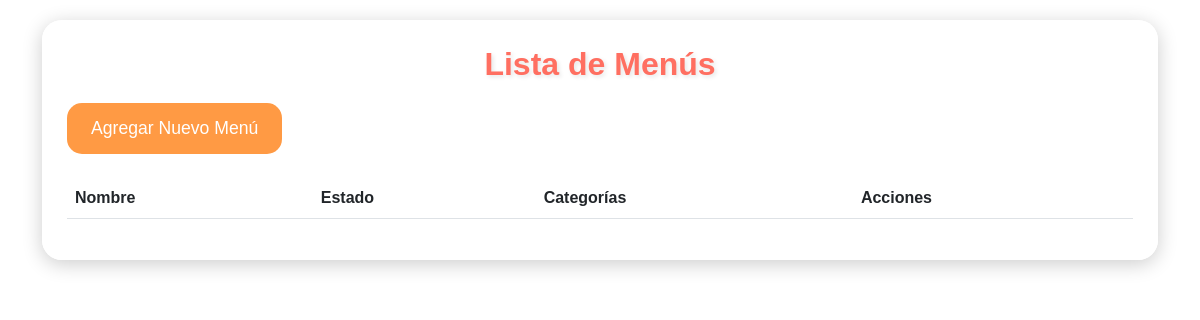
The page /lista_menus/ on the database as committed earlier.
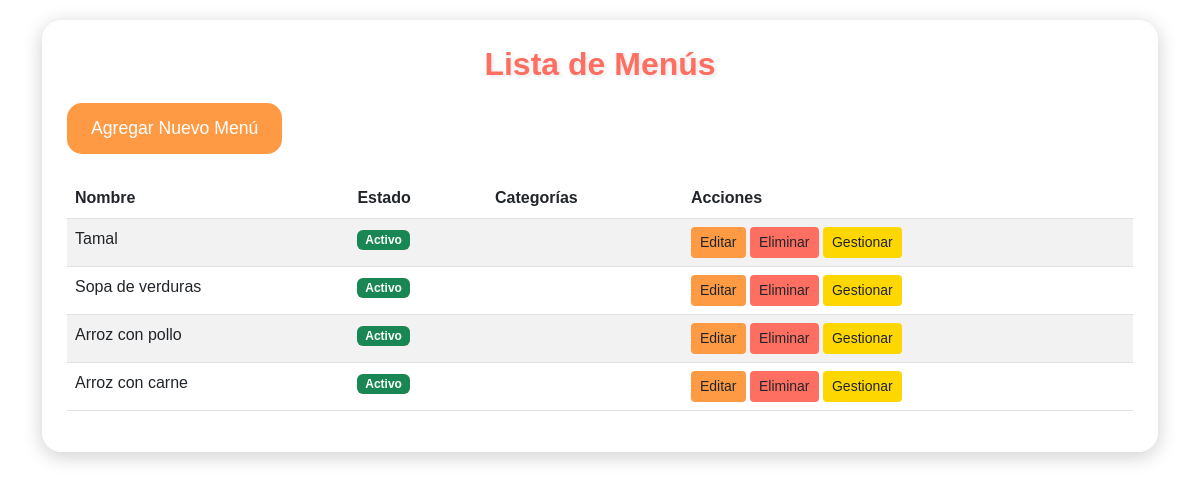
The same page on the database as committed later.
### menus/models.py (models this page shows, shortened)
class Menu(models.Model):
    nombre = models.CharField(max_length=50)
    estado = models.BooleanField()

### menus/views.py (the view)
# urls.py: path('lista_menus/', menus_views.lista_menus, name='lista_menus'),
def lista_menus(request):
    menus = Menu.objects.all()
    return render(request, 'lista_menus.html', {'menus': menus})

### templates/lista_menus.html (shortened to what this page needs)
<!DOCTYPE html>
<html lang="es">
<head>
    <link href="https://cdn.jsdelivr.net/npm/bootstrap@5.3.0/dist/css/bootstrap.min.css" rel="stylesheet">
</head>
<body>
    <div class="container">
        <div class="menu-container">
            <h2 class="text-center">Lista de Menús</h2>
            <a href="{% url 'agregar_menu' %}" class="btn btn-warning-custom btn-custom mb-4">Agregar Nuevo Menú</a>
            <table class="table table-striped">
                <thead>
                    <tr>
                        <th>Nombre</th>
                        <th>Estado</th>
                        <th>Categorías</th>
                        <th>Acciones</th>
                    </tr>
                </thead>
                <tbody>
                    {% for menu in menus %}
                    <tr>
                        <td>{{ menu.nombre }}</td>
                        <td>
                            {% if menu.estado %}
                                <span class="badge bg-success">Activo</span>
                            {% else %}
                                <span class="badge bg-danger">Inactivo</span>
                            {% endif %}
                        </td>
                        <td>
                        </td>
                        <td>
                            <a href="{% url 'editar_menu' menu.id %}" class="btn btn-warning-custom btn-sm">Editar</a>
                            <a href="{% url 'eliminar_menu' menu.id %}" class="btn btn-danger-custom btn-sm">Eliminar</a>
                            <a href="{% url 'gestionar_menu' menu.id %}" class="btn btn-success-custom btn-sm">Gestionar</a>
                        </td>
                    </tr>
                    {% endfor %}
                </tbody>
            </table>
        </div>
    </div>
</body>
</html>

### templates/lista_menus.html (style rules this page uses)
body { background: url('https://media.istockphoto.com/id/1428737062/es/foto/mesa-de-madera-vac%C3%ADa-con-luces-bokeh-en-el-fondo-del-restaurante-borroso.jpg?s=612x612&w=0&k=20&c=sTFWhiwI909D6ivJRm32tS1Frmh0be12blfXblTq7fw=') no-repeat center center fixed; background-size: cover; min-height: 100vh; padding: 20px; font-family: 'Arial', sans-serif; }
.menu-container { background: rgba(255, 255, 255, 0.9); padding: 25px; border-radius: 20px; box-shadow: 0 4px 20px rgba(0, 0, 0, 0.2); }
.menu-container h2 { color: #ff6f61; font-weight: bold; text-shadow: 2px 2px 4px rgba(0, 0, 0, 0.1); margin-bottom: 20px; }
.btn-custom { font-size: 1.1rem; padding: 12px 24px; border-radius: 15px; transition: transform 0.2s ease, box-shadow 0.2s ease; border: none; color: white; }
.btn-danger-custom { background-color: #ff6f61; }
.btn-warning-custom { background-color: #ff9a44; }
.btn-success-custom { background-color: #ffd700; }

Rows that differ between the two databases and show on the page:
added Menu: nombre "Tamal", estado "Activo"
added Menu: nombre "Sopa de verduras", estado "Activo"
added Menu: nombre "Arroz con pollo", estado "Activo"
added Menu: nombre "Arroz con carne", estado "Activo"
